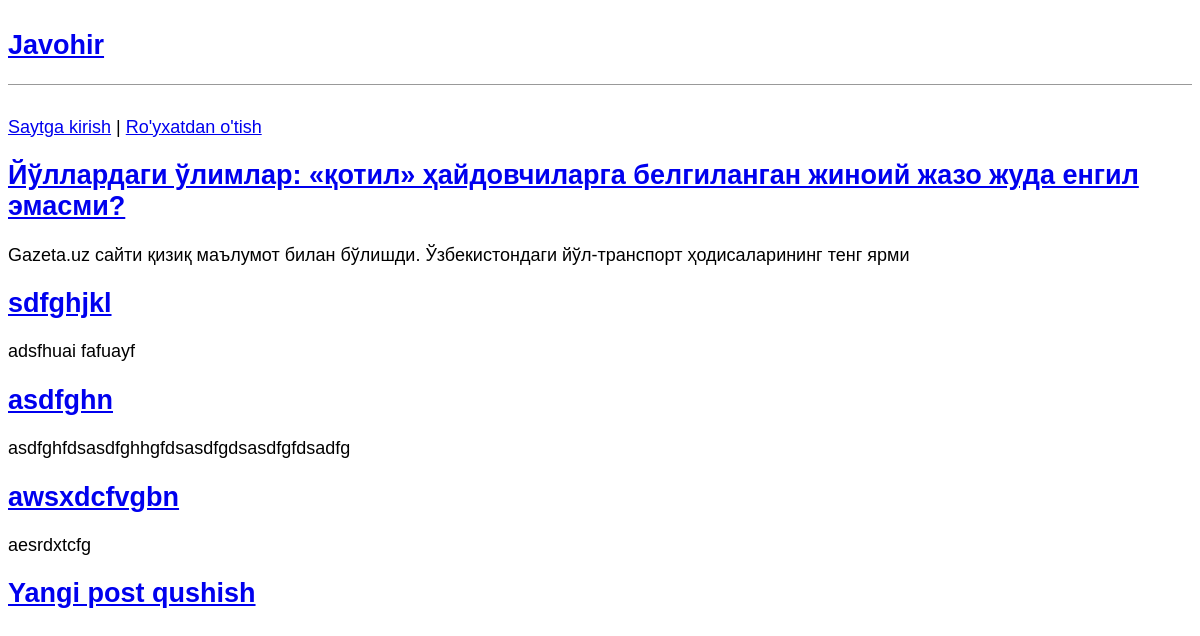
The app's page /, older data.
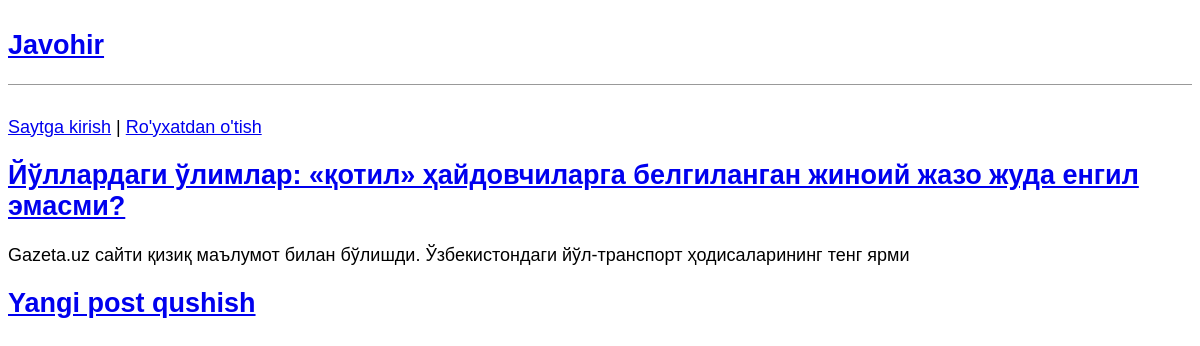
The same page, newer data.
### blog/models.py (models this page shows, shortened)
class Post(models.Model):
    title = models.CharField(max_length=150)
    body = models.TextField()
    author = models.ForeignKey(
        'auth.User',
        on_delete=models.CASCADE
    )

### blog/views.py (the view)
# urls.py: path('', BlogListView.as_view(),name='home'),
class BlogListView(ListView):
    model = Post
    template_name = 'index.html'

### templates/index.html
{% extends 'base.html' %}
{% block content %}
    {% for post in object_list %}
        <div class="post_entry">
            <h2><a href="{% url 'post_detail' post.pk  %}">{{ post.title }}</a></h2>
            <p>{{ post.body | slice:":100"}}</p>
        </div>
    {% endfor %}
{% endblock content %}

### templates/base.html (shortened to what this page needs)
{% load static %}
<!DOCTYPE html>
<html lang="en">
<head>
    <link rel="stylesheet"  href="{% static 'css/base.css' %}">
</head>
<body>
    <header>
        <h2><a href="{% url 'home' %}" > Javohir </a></h2>
    </header>
        {% if user.is_authenticated %}
            <p>Xush kelibsiz, {{ user.username }}!</p>
            <p><a href="{% url 'logout' %}">Saytdan chiqish</a></p>
        {% else %}
            <p>
                <a href="{% url 'login' %}">Saytga kirish</a> |
                <a href="{% url 'signup' %}">Ro'yxatdan o'tish</a>
            </p>
        {% endif %}
    <div>
        {% block content %}
        {% endblock content %}
    </div>
    <footer>
        <h2><a href="{%  url  'post_new' %}">Yangi post qushish</a> </h2>
    </footer>
</body>
</html>

### static/css/base.css (style rules this page uses)
header { border-bottom: 1px solid #999; margin-bottom: 2rem; display: flex; }
body { font-family: 'Noto Sans JP', sans-serif; font-size: 18px; }

Row changes from the older to the newer data that the page shows:
removed Post: title "sdfghjkl", body "adsfhuai fafuayf"
removed Post: title "asdfghn", body "asdfghfdsasdfghhgfdsasdfgdsasdfgfdsadfg"
removed Post: title "awsxdcfvgbn", body "aesrdxtcfg"
